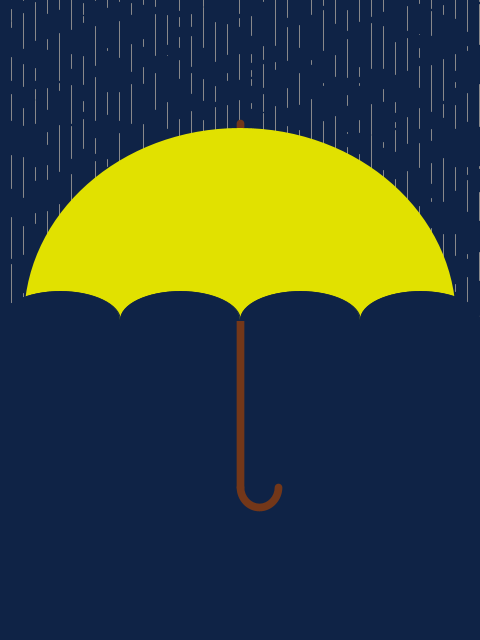
Frame 1 (no input)
Frame 2 (the mouse pressed at the canvas centre, redrawn once): identical to frame 1, image omitted

The Processing sketch that drew this single still picture (run headless with seeded random() and noise(); the mouse was pressed at the canvas centre and the sketch redrawn once):

// Processing sketch: singin__in_the_rain
// ── singin__in_the_rain.pde
// Manuale di Programmazione Cinematografica
// Daniele Olmisani, 2020

// Singin' in the Rain (1952)


final color PAPER = color(15, 35, 70);
final color INK1 = color(225, 225, 0);
final color INK2 = color(115, 55, 25);
final color INK3 = color(140);


void setup() {
  size(480, 640);
  noLoop();
}


void draw() {
  
  final float S =  min(width, height);
  final float U = 0.002;
  
  background(PAPER);
    
  translate(0.5*width, 0.5*height);
  scale(S, -S);

  randomSeed(0);

  stroke(INK3);
  strokeWeight(U);
  for (float w=-1.0; w<1.0; w+=(2.0/80)) {
    float a, b = 0.0;
    while (b < 0.8) {
      a = b + random(0.1);
      b = a + random(0.1);
      line(w, a, w, b);
    }
  }

  stroke(INK2);
  strokeWeight(8*U);
  line(0.00, 0.41, 0.00, -0.35);

  noStroke();  
  fill(INK1);
  arc(0.00, 0.00, 0.90, 0.80, 0.00, PI);
  
  fill(PAPER);
  stroke(PAPER);
  strokeWeight(U);
  for (int i=0; i<4; i++) {
    arc(-0.375+i*0.25, 0, 0.25, 0.12, 0.00, PI, CHORD);
  }
  
  noFill();
  stroke(INK2);
  strokeWeight(8*U);
  arc(0.040, -0.35, 0.080, 0.080, PI, TWO_PI);
 
  save("singin__in_the_rain.png");
}
